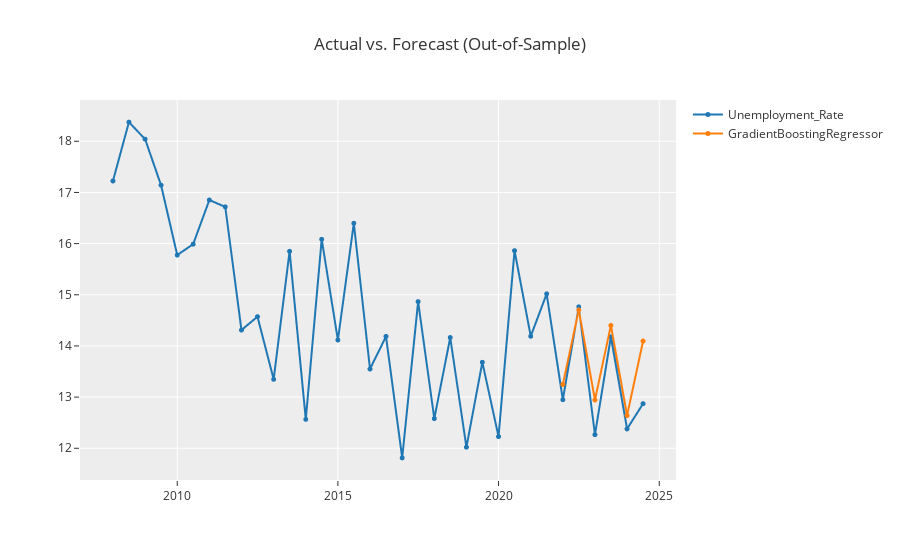

This figure's notebook cell:
### Code cell
tuned_gbr_cds_dt = exp.tune_model(gbr_cds_dt)
exp.plot_model(estimator=tuned_gbr_cds_dt)
